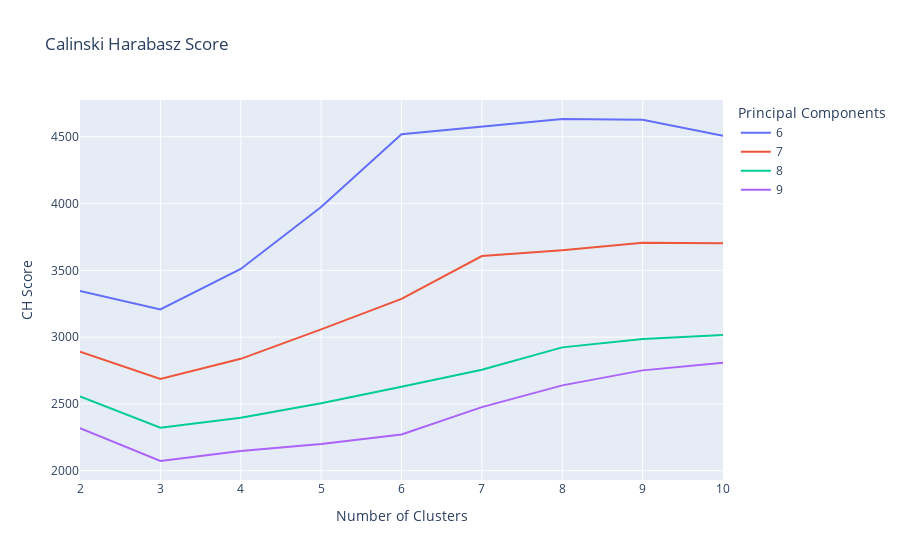

This figure's notebook cell:
### Code cell
fig = px.line(
    x=outcomes['n_clusters'], 
    y=outcomes['CH_score'], 
    color=outcomes['n_components'],
    title='Calinski Harabasz Score',
    labels ={
        'x': 'Number of Clusters',
        'y': 'CH Score',
        'color': 'Principal Components'
    }
)
fig.show()

### Figure 1 — Plotly figure (JSON) as saved in the notebook; plotly's stock layout.template omitted (floating-point values rounded to 4 significant figures)
{"data": [{"hovertemplate": "Principal Components=6<br>Number of Clusters=%{x}<br>CH Score=%{y}<extra></extra>", "legendgroup": "6", "line": {"color": "#636efa", "dash": "solid"}, "mode": "lines", "name": "6", "orientation": "v", "showlegend": true, "type": "scatter", "x": [2, 3, 4, 5, 6, 7, 8, 9, 10], "xaxis": "x", "y": [3347.0, 3207.0, 3510.0, 3974.0, 4519.0, 4574.0, 4633.0, 4628.0, 4508.0], "yaxis": "y"}, {"hovertemplate": "Principal Components=7<br>Number of Clusters=%{x}<br>CH Score=%{y}<extra></extra>", "legendgroup": "7", "line": {"color": "#EF553B", "dash": "solid"}, "mode": "lines", "name": "7", "orientation": "v", "showlegend": true, "type": "scatter", "x": [2, 3, 4, 5, 6, 7, 8, 9, 10], "xaxis": "x", "y": [2891.0, 2687.0, 2838.0, 3058.0, 3287.0, 3607.0, 3651.0, 3707.0, 3704.0], "yaxis": "y"}, {"hovertemplate": "Principal Components=8<br>Number of Clusters=%{x}<br>CH Score=%{y}<extra></extra>", "legendgroup": "8", "line": {"color": "#00cc96", "dash": "solid"}, "mode": "lines", "name": "8", "orientation": "v", "showlegend": true, "type": "scatter", "x": [2, 3, 4, 5, 6, 7, 8, 9, 10], "xaxis": "x", "y": [2557.0, 2322.0, 2397.0, 2505.0, 2629.0, 2755.0, 2923.0, 2987.0, 3015.0], "yaxis": "y"}, {"hovertemplate": "Principal Components=9<br>Number of Clusters=%{x}<br>CH Score=%{y}<extra></extra>", "legendgroup": "9", "line": {"color": "#ab63fa", "dash": "solid"}, "mode": "lines", "name": "9", "orientation": "v", "showlegend": true, "type": "scatter", "x": [2, 3, 4, 5, 6, 7, 8, 9, 10], "xaxis": "x", "y": [2319.0, 2073.0, 2148.0, 2200.0, 2272.0, 2476.0, 2639.0, 2751.0, 2808.0], "yaxis": "y"}], "layout": {"legend": {"title": {"text": "Principal Components"}, "tracegroupgap": 0}, "title": {"text": "Calinski Harabasz Score"}, "xaxis": {"anchor": "y", "domain": [0, 1], "title": {"text": "Number of Clusters"}}, "yaxis": {"anchor": "x", "domain": [0, 1], "title": {"text": "CH Score"}}}}
